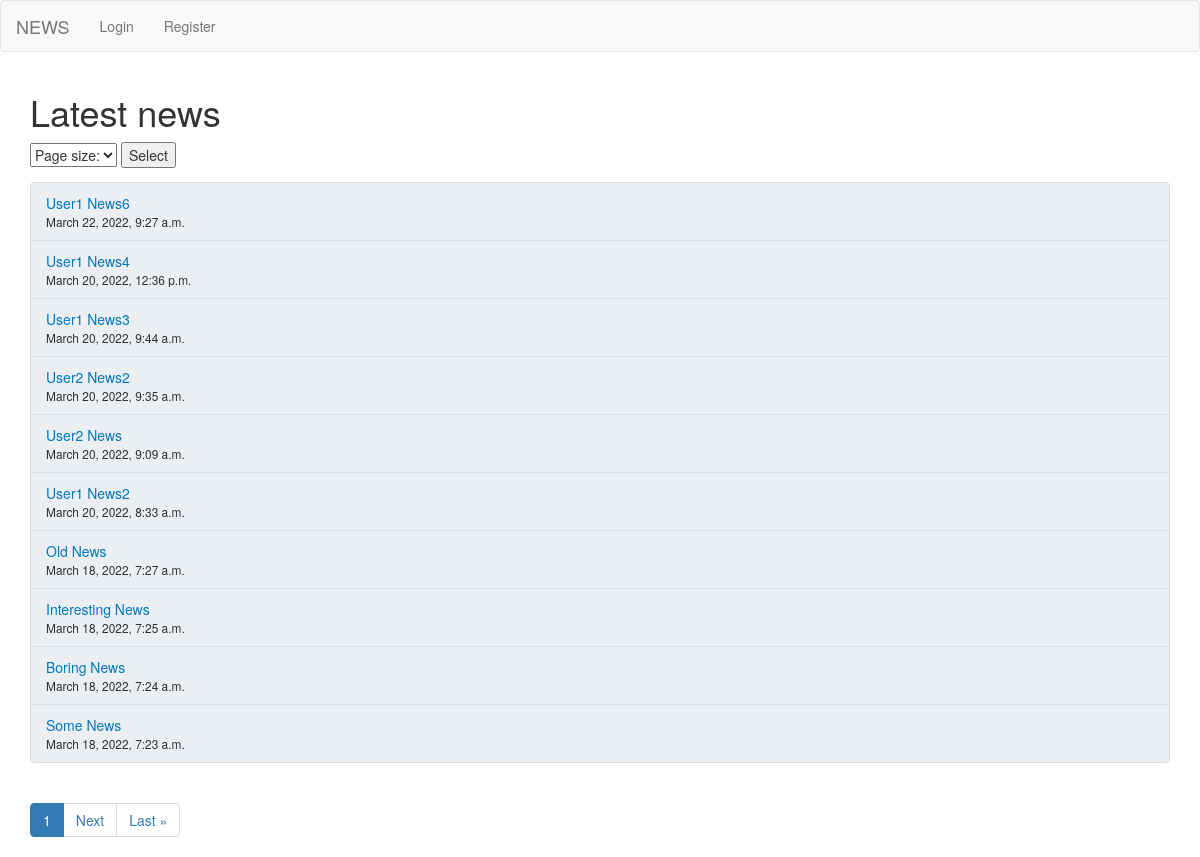
The page / on the database its author committed.
### news/models.py (models this page shows, shortened)
class News(models.Model):
    user = models.ForeignKey(User, on_delete=models.CASCADE, related_name="newslist", null=True)
    title = models.CharField(max_length=50)
    publication_date = models.DateTimeField("date published", default=datetime.now)
    body = models.TextField()
    images = models.ImageField(upload_to="news_images", blank=True)
    class Meta:
        ordering=["-publication_date"]

### news/views.py (the view)
# urls.py: path("", views.homepage, name="homepage"),
def homepage(request):
    news_list = News.objects.all()
    if request.method == 'POST':
        page_size = request.POST["page-size"]
    else:
        page_size = 10
    paginator = Paginator(news_list, page_size)
    page_number = request.GET.get("page")
    page_obj = paginator.get_page(page_number)
    return render(request, "news/homepage.html", {"page_obj": page_obj})

### news/templates/news/homepage.html (shortened to what this page needs)
{% extends "news/header.html" %}
{% block content %}
    <h1>Latest news</h1>
    <form method="POST">
        <select name="page-size" id="page-size-id">
            <option selected disabled>Page size:</option>
        </select>
        <input type="submit" value="Select">
    </form>
    <div class="list-group">
        {% for news in page_obj.object_list %}
            <a href="{% url "news:details" news.id %}" class="list-group-item list-group-item-action" style="background-color:#ECEFF1; color:#0277BD">{{ news.title }}
                <div class="d-flex w-100 justify-content-between">
                    <small style="color:#263238"> {{ news.publication_date }} </small>
                </div>
            </a>
        {% endfor %}
    </div>
    <ul class="pagination">
        <li class="page-item active">
            <a class="page-link" href="?page={{ page_obj.number }}"> {{ page_obj.number }} <span class="sr-only">(current)</span></a>
        </li>
        {% if page_obj.has_next %}
            <li class="page-item">
                <a class="page-link" href="?page={{ page_obj.next_page_number }}">Next</a>
            </li>
            <li class="page-item">
                <a class="page-link" href="?page={{ page_obj.paginator.num_pages }}">Last &raquo;</a>
            </li>
        {% endif %}
    </ul>
{% endblock %}

### news/templates/news/header.html (shortened to what this page needs)
<head>
    <link rel="stylesheet" href="https://maxcdn.bootstrapcdn.com/bootstrap/3.4.1/css/bootstrap.min.css">
</head>
<body>
    <nav>
        <div class="navbar navbar-default">
        <a class="navbar-brand" href="/">NEWS</a>
        <ul class="nav navbar-nav">
            {% if user.is_authenticated and not user.is_staff %}
                <li><a href="/account">{{user.username|title}}</a></li>
                <li><a href="/logout">Logout</a></li>
            {% else %}
                <li><a href="/login">Login</a></li>
                <li><a href="/register">Register</a></li>
            {% endif %}
        </ul>
        </div>
    </nav>
    <div class="container">
        {% block content %}
        {% endblock %}
    </div>
</body>

### rows shown on the page
News: title "User1 News6", publication_date "March 22, 2022, 9:27 a.m."
News: title "User1 News4", publication_date "March 20, 2022, 12:36 p.m."
News: title "User1 News3", publication_date "March 20, 2022, 9:44 a.m."
News: title "User2 News2", publication_date "March 20, 2022, 9:35 a.m."
News: title "User2 News", publication_date "March 20, 2022, 9:09 a.m."
News: title "User1 News2", publication_date "March 20, 2022, 8:33 a.m."
News: title "Old News", publication_date "March 18, 2022, 7:27 a.m."
News: title "Interesting News", publication_date "March 18, 2022, 7:25 a.m."
News: title "Boring News", publication_date "March 18, 2022, 7:24 a.m."
News: title "Some News", publication_date "March 18, 2022, 7:23 a.m."

### other values the page prints
{{ page_obj.number }} "1"
